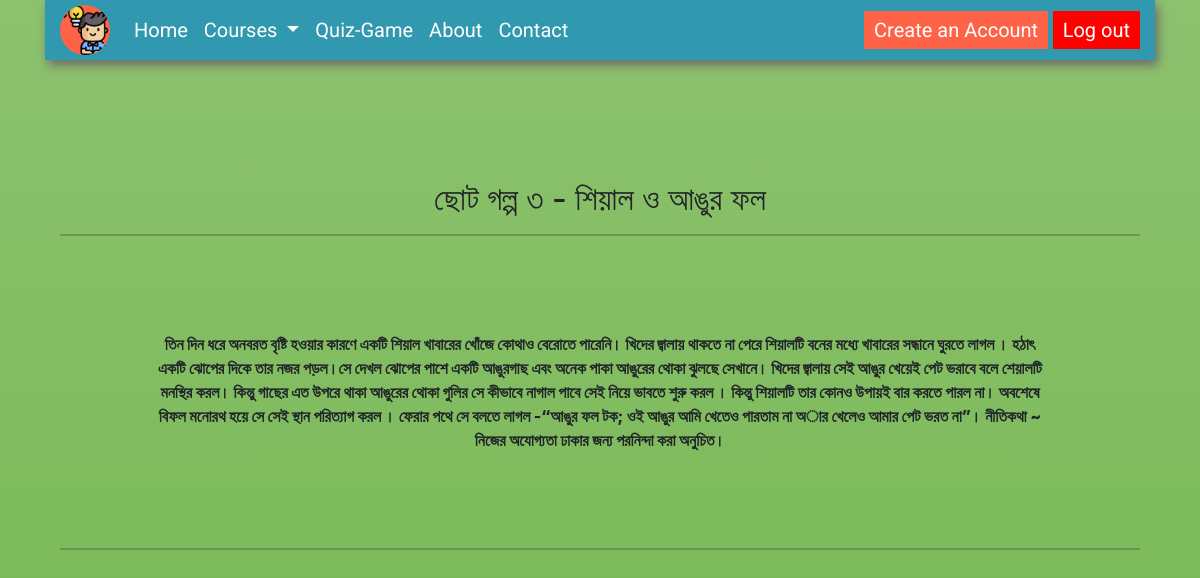
The app's page /courch_details/3 with its own data.
### kids/models.py (models this page shows, shortened)
class Requested_course(models.Model):
    user = models.ForeignKey(User, on_delete=models.CASCADE)
    image = models.ImageField(null=False, blank=False)
    subject_title = models.CharField(max_length=200)
    description = models.TextField()
    class Meta:
        verbose_name_plural = 'requested_course'

### kids/views.py (the view)
# urls.py: path('courch_details/<int:pk>', views.requested_courch_details, name='courch-details' ),
def requested_courch_details(request, pk):
    courch_details = Requested_course.objects.get(id=pk)
    context = {
        'courch_details':courch_details
    }
    return render(request, 'courch_details.html', context)

### kids/templates/courch_details.html (shortened to what this page needs)
{% load static %}
{% include "navbar.html" %}
<html lang="en">
<head>
    <link rel="stylesheet" href="https://stackpath.bootstrapcdn.com/bootstrap/4.3.1/css/bootstrap.min.css"
 />
</head>
<body>
    <section class='text-center container'>
        <div class="container">
            <div class="content-section p-0 mt-5">
                <div class="m-3">
                    <h2>{{courch_details.subject_title}}</h2>
                </div>
                <hr class="p-0 m-0">
                <p class="description m-5 p-5">
                     <span class="descr">{{ courch_details.description }}</span>
                </p>
                <hr>
            </div>
        </div>
    </section>
</body>
</html>

### static/styles.css (style rules this page uses)
* { margin: 0px; padding: 0px; scroll-behavior: smooth; }
body { background: #3b910c; background: -webkit-linear-gradient(to top, #76b852, #8DC26F); background: -moz-linear-gradient(to top, #76b852, #8DC26F); background: -o-linear-gradient(to top, #76b852, #8DC26F); background: linear-gradient(to top, #76b852, #8DC26F); background-size: cover; background-attachment: fixed; font-family: 'Roboto', sans-serif; }

### kids/templates/courch_details.html (style rules this page uses)
.descr { font-weight: 800; }

### records on screen
Requested_course: subject_title "ছোট গল্প ৩ - শিয়াল ও আঙুর ফল", description "তিন দিন ধরে অনবরত বৃষ্টি হওয়ার কারণে একটি শিয়াল খাবারের খোঁজে কোথাও বেরোতে পারেনি। খিদের জ্বালায় থাকতে না পেরে শিয়ালটি বনের মধ্যে খাবারের সন্ধানে ঘুরতে লাগল । হঠাৎ একটি ঝোপের দিকে তার নজর পড়ল।সে দেখল ঝোপের পাশে একটি আঙুরগাছ এবং অনেক পাকা আঙুরের থোকা ঝুলছে সেখানে। খিদের জ্বালায় সেই আঙুর খেয়েই পেট ভরাবে বলে শেয়ালটি মনস্থির করল। কিন্তু গাছের এত উপরে থাকা আঙুরের থোকা গুলির সে কীভাবে নাগাল পাবে সেই নিয়ে ভাবতে শুরু করল । কিন্তু শিয়ালটি তার কোনও উপায়ই বার করতে পারল না। অবশেষে বিফল মনোরথ হয়ে সে সেই স্থান পরিত্যাগ করল । ফেরার পথে সে বলতে লাগল -“আঙুর ফল টক; ওই আঙুর আমি খেতেও পারতাম না অার খেলেও আমার পেট ভরত না”। নীতিকথা ~ নিজের অযোগ্যতা ঢাকার জন্য পরনিন্দা করা অনুচিত।"
